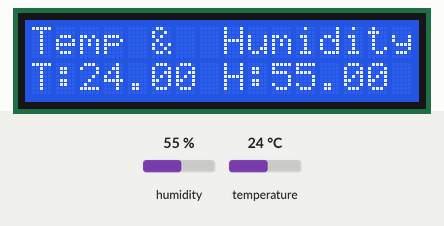
Recording of a sketch running on a simulated Arduino Uno, built with avr-gcc and run on an emulated ATmega328P. Parts: 16×2 character LCD. The inputs (shaded band) are chosen by the test bench; at power-on: humidity 55 %, temperature 24 °C. What the sketch prints to the serial monitor is not drawn.

Above: at 2.7 s.
2.8 s: humidity set to 22 %
At 5.2 s:
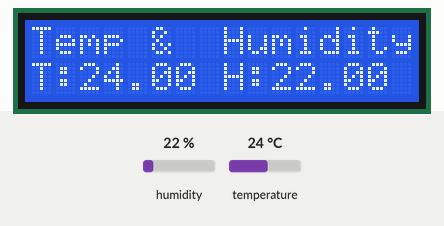
5.8 s: temperature set to 12 °C
At 7.1 s:
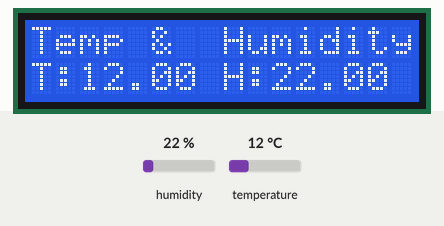
8.8 s: humidity set to 40 %
At 10.8 s:
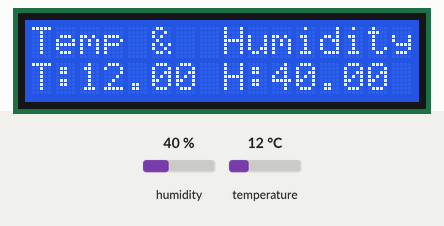
11.8 s: temperature set to 19 °C
At 12.6 s:
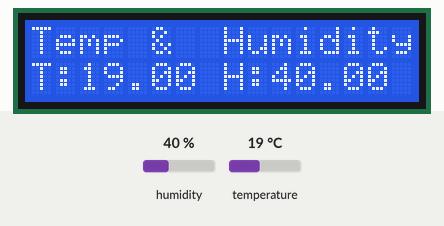
Timing chart, 0 to 14.8 s (numbered marks = the images above; inputs shaded):
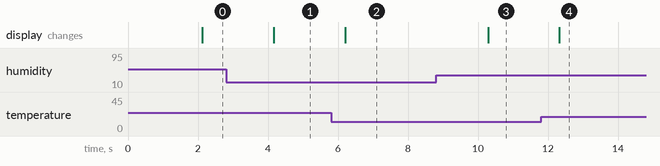

Measured:
- after the input at 2.8 s, the display: changes after 1.4 s (image 1)
- after the input at 5.8 s, the display: changes after 0.40 s (image 2)
- after the input at 8.8 s, the display: changes after 1.5 s (image 3)
- after the input at 11.8 s, the display: changes after 0.53 s (image 4)

The sketch:

DHT11tester.ino
```cpp
//PranitE-Learnings//
#include <Wire.h>
#include <LiquidCrystal_I2C.h>

LiquidCrystal_I2C lcd(0x3F,16,2);
#include "DHT.h"
#define DHTPIN 3     // what pin we're connected to

// Uncomment whatever type you're using!
//
#define DHTTYPE DHT11   // DHT 11
//#define DHTTYPE DHT22   // DHT 22  (AM2302)
//#define DHTTYPE DHT21   // DHT 21 (AM2301)

// Initialize DHT sensor for normal 16mhz Arduino
DHT dht(DHTPIN, DHTTYPE);

void setup() {
  Serial.begin(9600);
  Serial.println("DHTxx test!");
  dht.begin();
  lcd.init();
  // Print a message to the LCD.
  lcd.backlight();
  lcd.setCursor(0,0);
  lcd.print("Temp &  Humidity");
}

void loop() {
  // Wait a few seconds between measurements.
  delay(2000);

  // Reading temperature or humidity takes about 250 milliseconds!
  // Sensor readings may also be up to 2 seconds 'old' (its a very slow sensor)
  float h = dht.readHumidity();
  // Read temperature as Celsius
  float t = dht.readTemperature();
  // Read temperature as Fahrenheit
  float f = dht.readTemperature(true);

  // Check if any reads failed and exit early (to try again).
  if (isnan(h) || isnan(t) || isnan(f)) {
    Serial.println("Failed to read from DHT sensor!");
    return;
  }

  // Compute heat index
  // Must send in temp in Fahrenheit!
  float hi = dht.computeHeatIndex(f, h);
  Serial.print("Humidity: ");
  Serial.print(h);
  lcd.setCursor(8,1);
  lcd.print("H:");
  lcd.print(h);
  Serial.print(h);
  Serial.print(" %\t");
  Serial.print("Temperature: ");
  Serial.print(t);
  lcd.setCursor(0,1);
  lcd.print("T:");
  lcd.print(t);
  Serial.print(t);
  Serial.print(" *C ");
  Serial.print(f);
  Serial.print(" *F\t");
  Serial.print("Heat index: ");
  Serial.print(hi);
  Serial.println(" *F");
}
```
